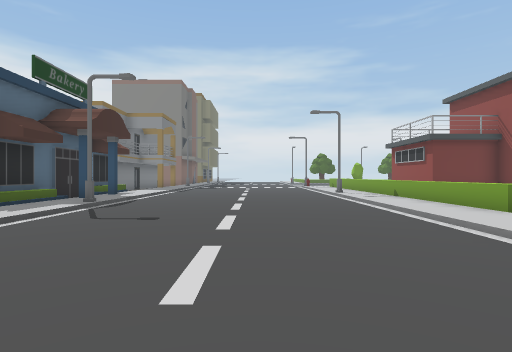
view 1 (above)

20 first-person views from a walk through a scene from a Unity 3-D project. The camera is 1.5 m above the floor, looks level and sees 80° across. The floor is counted in squares, 2 m on a side. Each view is taken from the middle of a square. On the plan, view 1 faces up. The plan holds only what a view shows up to about 10 squares ahead; the rest is blank. The place goes on beyond the plan. The player is left out. Some surface patterns are stand-ins.

view 2
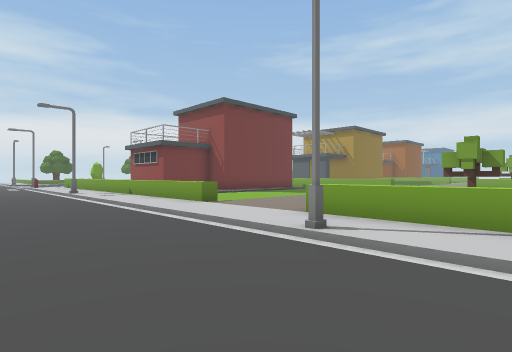

view 3
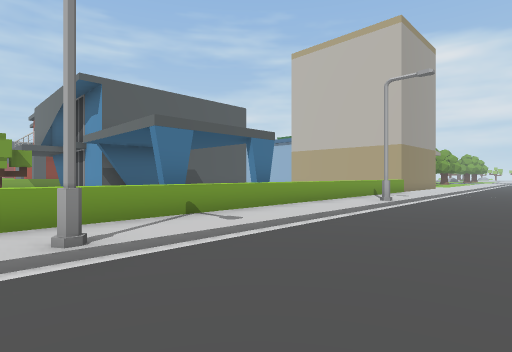

view 4
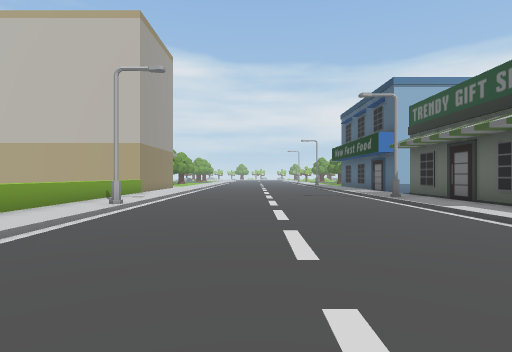

view 5
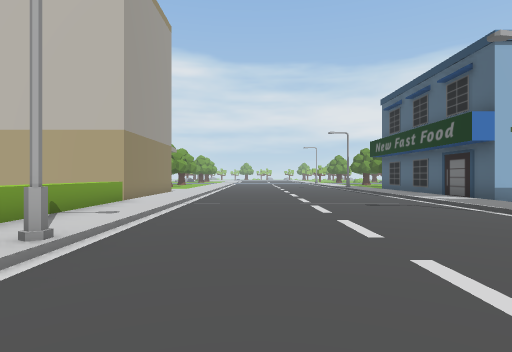

view 6
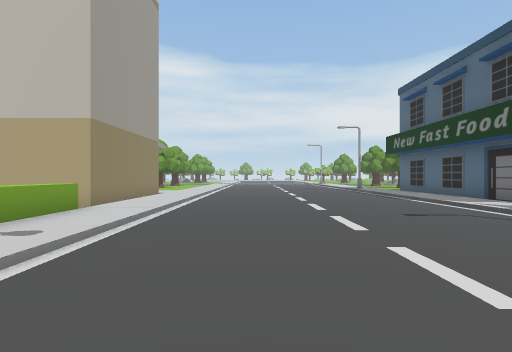

view 7
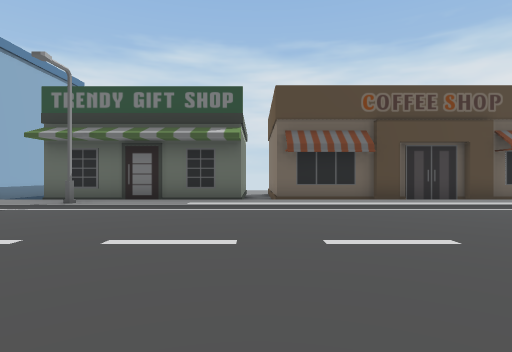

view 8
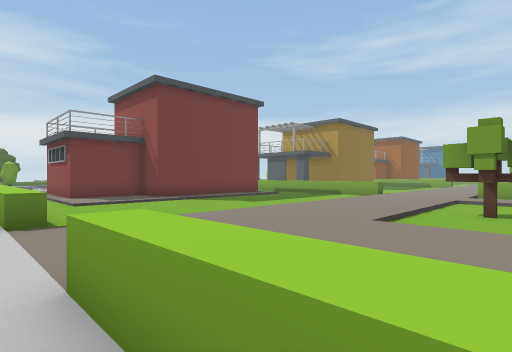

view 9
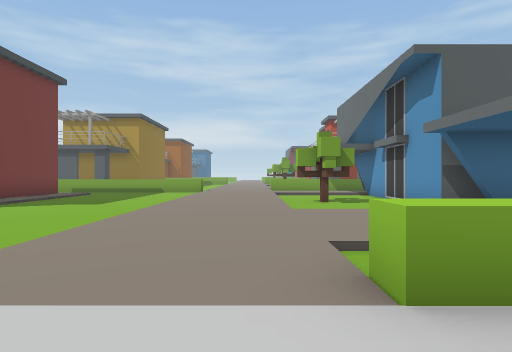

view 10
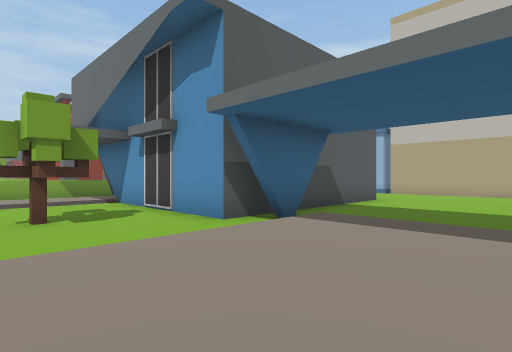

view 11
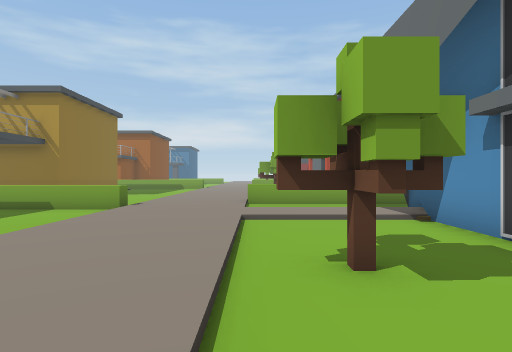

view 12
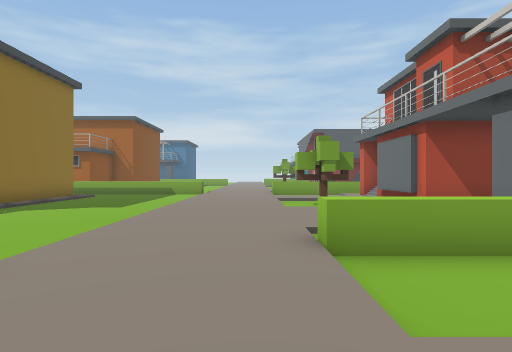

view 13
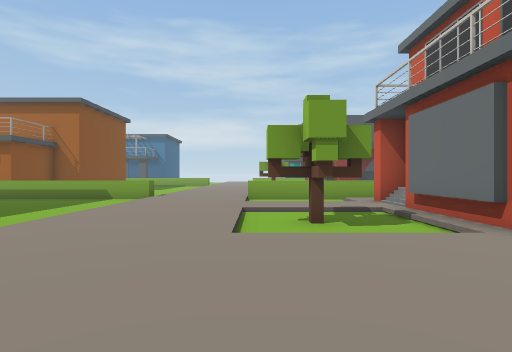

view 14
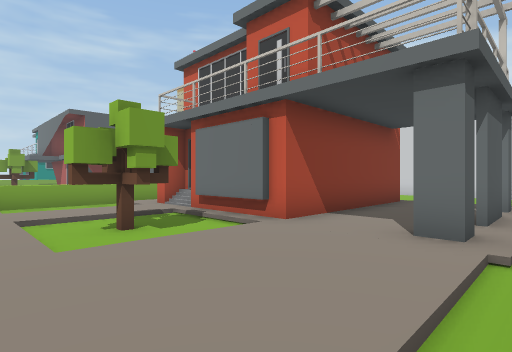

view 15
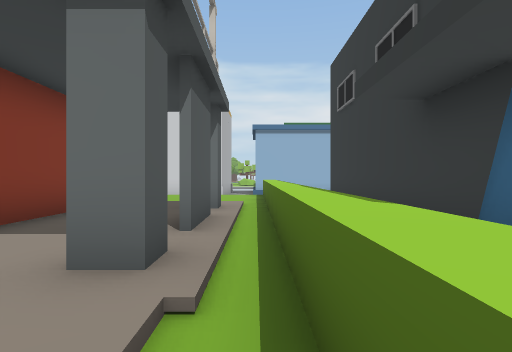

view 16
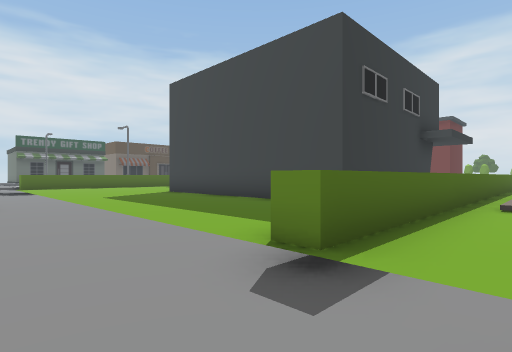

view 17
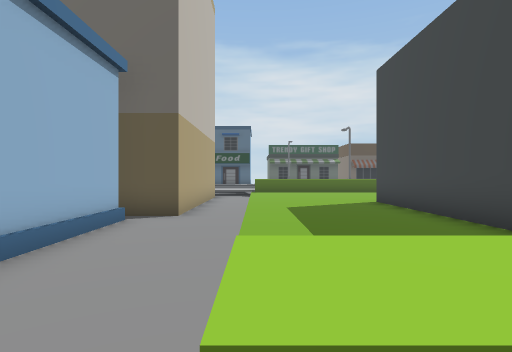

view 18
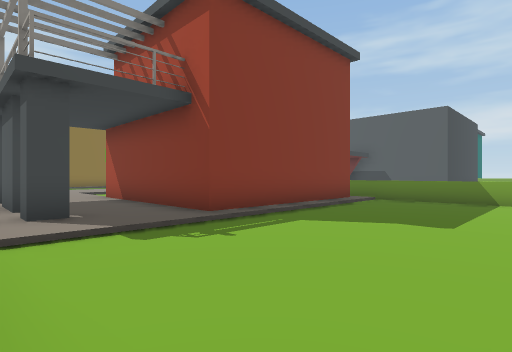

view 19
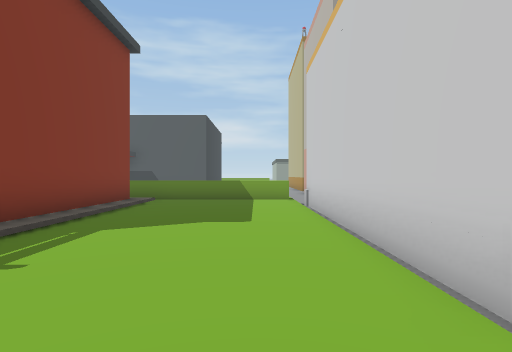

view 20
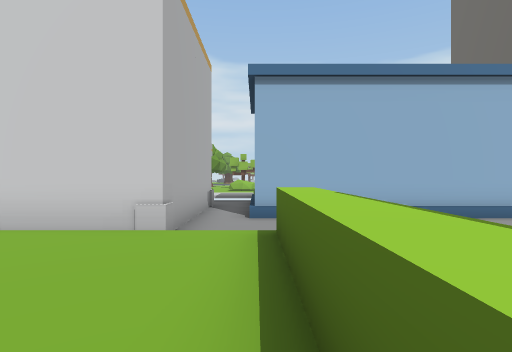

### Floor plan
Key: @ floor where view 1 was taken; # wall or solid block; x gap in a wall; . main floor; : floor 0.25 m higher than the main floor; - floor 0.5 m lower than the main floor; / step, stairs or slope; ^ raised ledge; O other object.
Columns run from 6 left of view 1 to 29 right of it. Each row starts with its distance up from view 1.
 11  O     ..   .:    ##
 10 O:/....../:^.::  :::          ##  .^
  9 OO/....../:^........   ^    .... ..^
  8 O:#....../:^........  .^   ........^
  7 O:/....../:^........ ..^ ..........^
  6  :/....../:^...........^...........^
  5   /....../::::::::::::::::::::::::::
  4 #  ....../::::::::::::::::::::::::::
  3 #: ....../::::::::::::::::::::::::::
  2 #:/....../:^/::/..O../:.^.:::.O.:/.^
  1 #:/......O:^/::/.OO../:.^.:::.O.:/.^
  0 #:/...@../:^/::/...../: ^.:::...:/.^
 -1 #:/....../:^/::/...../: ^.#::###//:^
 -2 #:/....../:^/::/########^.:::# ### ^
 -3 #:/....../:^....#      #^.#::#
 -4  :/....../:^ ...#      #^.x::#
 -5 #:/....../:^ ...#      #^.:::#
 -6 #:/......O:^ ...#      #^.:::#####:^
 -7 #:/....../:^ ...########^./////////^
 -8 #:#....../:^ ...........^..........^
 -9 #:/....../:^ ...........^..........^
-10 #:/....../:^ ...........^..........^
-11  :/....../:^  /////////////////////^
-12 O:/....../:   -------------#########
-13 O:/....../: OOOOOOO--------#
-14 O:/....../: O     OOOOOOOO-#
-15 O:/....../: O     O      O-#

Where each view was taken, in squares from view 1:
view 1: 0 up, 0 right, facing up
view 2: 1 down, 0 right, facing up-right
view 3: 2 up, 0 right, facing down-right
view 4: 1 up, 0 right, facing down
view 5: 3 down, 1 right, facing down
view 6: 5 down, 1 right, facing down
view 7: 4 down, 3 right, facing left
view 8: 0 up, 4 right, facing up-right
view 9: 3 up, 3 right, facing right
view 10: 2 up, 6 right, facing down-right
view 11: 2 up, 9 right, facing right
view 12: 3 up, 15 right, facing right
view 13: 2 up, 19 right, facing right
view 14: 3 up, 19 right, facing down-right
view 15: 1 up, 19 right, facing down
view 16: 13 down, 20 right, facing up-left
view 17: 11 down, 19 right, facing left
view 18: 11 down, 19 right, facing up-right
view 19: 10 down, 19 right, facing right
view 20: 7 down, 19 right, facing down
